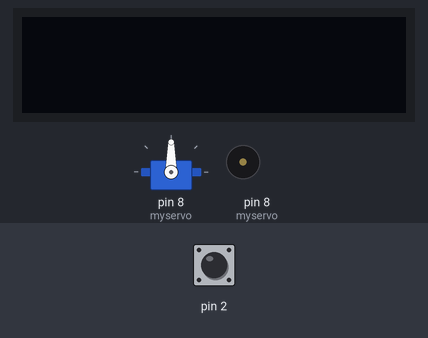
A sketch run on a simulated Arduino Uno, built with avr-gcc and run on an emulated ATmega328P. Shown: servo, 128×32 one-colour display, buzzer (waves = sounding). The inputs (shaded band) are chosen by the test bench; at power-on: pin 2 HIGH.

Above: at 1.2 s.
1.3 s: pin 2 pulled LOW for 0.15 s
At 1.45 s:
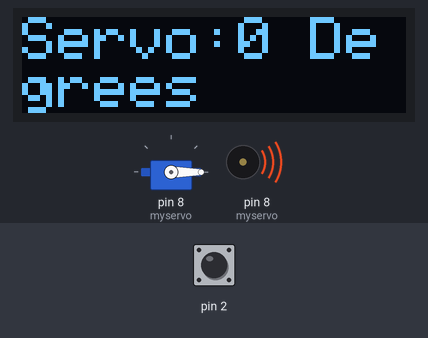
At 2.2 s:
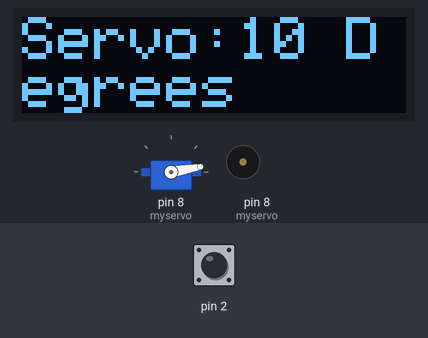
10.3 s: pin 2 driven HIGH
12.0 s: pin 2 driven LOW
At 12.5 s:
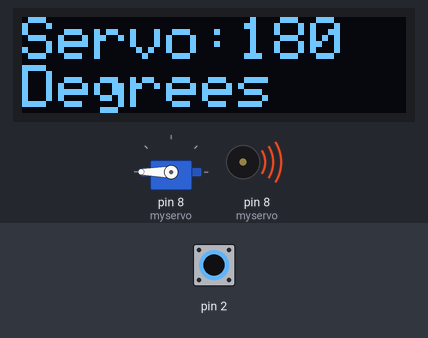
Timing chart, 0 to 14.5 s (numbered marks = the images above; inputs shaded):
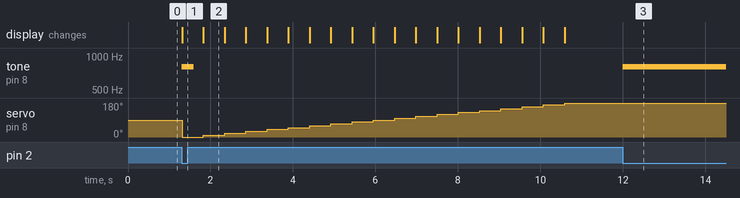

Measured:
- after the input at 1.3 s, tone on pin 8 (myservo): silent → 800 Hz at once, → silent 0.30 s later; servo on pin 8 (myservo): 90° → 0° at once, → 10° 0.52 s later, → 20° 0.52 s later, → 30° 0.52 s later, … (18 changes in this stretch); the display: changes at once (image 1)
- after the input at 12.0 s, tone on pin 8 (myservo): silent → 800 Hz at once
- what the display in image 2 shows lasts 0.5 s, from 1.8 s to 2.3 s

The sketch:

62120501055-PEXAM-MDT112.ino
```cpp
#include <Servo.h>
#include <Adafruit_GFX.h>
#include <Adafruit_SSD1306.h>
#include <SPI.h>
#include <Wire.h>
#define SERVO_PIN 9

Servo myservo;
Adafruit_SSD1306 oled = Adafruit_SSD1306(128, 32, &Wire);
void setup() {
    Serial.begin(9600);
    pinMode(2, INPUT_PULLUP);
  myservo.attach(8);

}
int x=0;
void loop() {
     if (digitalRead(2) == 0) {
         tone(8, 800, 300);
        for (x; x<=180; x=x+10) {
        myservo.write(x);
        oled.clearDisplay();
        oled.setCursor(0, 0);
        oled.setTextSize(2);
        oled.println("Servo:" +String(x)+" Degrees");
        oled.display();
        delay(500);
        }
         delay(200);
  }
}
```
